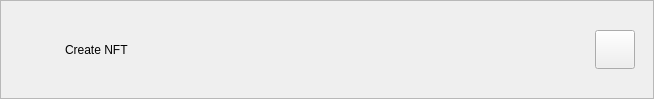
<?xml version="1.0" encoding="UTF-8"?>
<ui version="4.0">
 <class>NftItemWidget</class>
 <widget class="QWidget" name="NftItemWidget">
  <property name="geometry">
   <rect>
    <x>0</x>
    <y>0</y>
    <width>654</width>
    <height>99</height>
   </rect>
  </property>
  <property name="sizePolicy">
   <sizepolicy hsizetype="Preferred" vsizetype="Maximum">
    <horstretch>0</horstretch>
    <verstretch>0</verstretch>
   </sizepolicy>
  </property>
  <property name="windowTitle">
   <string>Form</string>
  </property>
  <layout class="QVBoxLayout" name="verticalLayout_2">
   <property name="spacing">
    <number>0</number>
   </property>
   <property name="leftMargin">
    <number>0</number>
   </property>
   <property name="topMargin">
    <number>0</number>
   </property>
   <property name="rightMargin">
    <number>0</number>
   </property>
   <property name="bottomMargin">
    <number>0</number>
   </property>
   <item>
    <widget class="QFrame" name="nftItemFrame">
     <property name="frameShape">
      <enum>QFrame::StyledPanel</enum>
     </property>
     <property name="frameShadow">
      <enum>QFrame::Raised</enum>
     </property>
     <layout class="QHBoxLayout" name="horizontalLayout">
      <item>
       <widget class="QLabel" name="nftBalance">
        <property name="sizePolicy">
         <sizepolicy hsizetype="Fixed" vsizetype="Fixed">
          <horstretch>0</horstretch>
          <verstretch>0</verstretch>
         </sizepolicy>
        </property>
        <property name="minimumSize">
         <size>
          <width>40</width>
          <height>40</height>
         </size>
        </property>
        <property name="alignment">
         <set>Qt::AlignCenter</set>
        </property>
       </widget>
      </item>
      <item>
       <widget class="QStackedWidget" name="stackedWidget">
        <property name="currentIndex">
         <number>1</number>
        </property>
        <widget class="QWidget" name="page">
         <layout class="QHBoxLayout" name="horizontalLayout_4">
          <property name="topMargin">
           <number>0</number>
          </property>
          <property name="bottomMargin">
           <number>0</number>
          </property>
          <item>
           <widget class="QLabel" name="nftUri">
            <property name="minimumSize">
             <size>
              <width>70</width>
              <height>70</height>
             </size>
            </property>
            <property name="maximumSize">
             <size>
              <width>70</width>
              <height>70</height>
             </size>
            </property>
            <property name="text">
             <string>URI</string>
            </property>
            <property name="alignment">
             <set>Qt::AlignCenter</set>
            </property>
           </widget>
          </item>
          <item>
           <layout class="QHBoxLayout" name="horizontalLayout_3">
            <item>
             <layout class="QVBoxLayout" name="verticalLayout">
              <item>
               <spacer name="verticalSpacer_2">
                <property name="orientation">
                 <enum>Qt::Vertical</enum>
                </property>
                <property name="sizeHint" stdset="0">
                 <size>
                  <width>20</width>
                  <height>0</height>
                 </size>
                </property>
               </spacer>
              </item>
              <item>
               <widget class="QLabel" name="nftName">
                <property name="text">
                 <string>name</string>
                </property>
                <property name="textInteractionFlags">
                 <set>Qt::LinksAccessibleByMouse|Qt::TextSelectableByMouse</set>
                </property>
               </widget>
              </item>
              <item>
               <widget class="QLabel" name="nftDesc">
                <property name="text">
                 <string>description</string>
                </property>
                <property name="textInteractionFlags">
                 <set>Qt::LinksAccessibleByMouse|Qt::TextSelectableByMouse</set>
                </property>
               </widget>
              </item>
              <item>
               <widget class="QLabel" name="nftOwner">
                <property name="text">
                 <string>owner</string>
                </property>
                <property name="textInteractionFlags">
                 <set>Qt::LinksAccessibleByMouse|Qt::TextSelectableByMouse</set>
                </property>
               </widget>
              </item>
              <item>
               <spacer name="verticalSpacer">
                <property name="orientation">
                 <enum>Qt::Vertical</enum>
                </property>
                <property name="sizeHint" stdset="0">
                 <size>
                  <width>20</width>
                  <height>0</height>
                 </size>
                </property>
               </spacer>
              </item>
             </layout>
            </item>
            <item>
             <spacer name="horizontalSpacer_2">
              <property name="orientation">
               <enum>Qt::Horizontal</enum>
              </property>
              <property name="sizeHint" stdset="0">
               <size>
                <width>193</width>
                <height>20</height>
               </size>
              </property>
             </spacer>
            </item>
            <item>
             <widget class="QtumPushButton" name="buttonSend">
              <property name="text">
               <string>Send</string>
              </property>
             </widget>
            </item>
           </layout>
          </item>
         </layout>
        </widget>
        <widget class="QWidget" name="page_2">
         <layout class="QHBoxLayout" name="horizontalLayout_5">
          <item>
           <widget class="QLabel" name="labelNewNft">
            <property name="text">
             <string>Create NFT</string>
            </property>
           </widget>
          </item>
          <item>
           <spacer name="horizontalSpacer_3">
            <property name="orientation">
             <enum>Qt::Horizontal</enum>
            </property>
            <property name="sizeHint" stdset="0">
             <size>
              <width>408</width>
              <height>20</height>
             </size>
            </property>
           </spacer>
          </item>
          <item>
           <widget class="QToolButton" name="buttonCreate">
            <property name="text">
             <string/>
            </property>
            <property name="iconSize">
             <size>
              <width>32</width>
              <height>32</height>
             </size>
            </property>
           </widget>
          </item>
         </layout>
        </widget>
       </widget>
      </item>
     </layout>
    </widget>
   </item>
  </layout>
 </widget>
 <customwidgets>
  <customwidget>
   <class>QtumPushButton</class>
   <extends>QPushButton</extends>
   <header>qt/qtumpushbutton.h</header>
  </customwidget>
 </customwidgets>
 <resources/>
 <connections/>
</ui>
